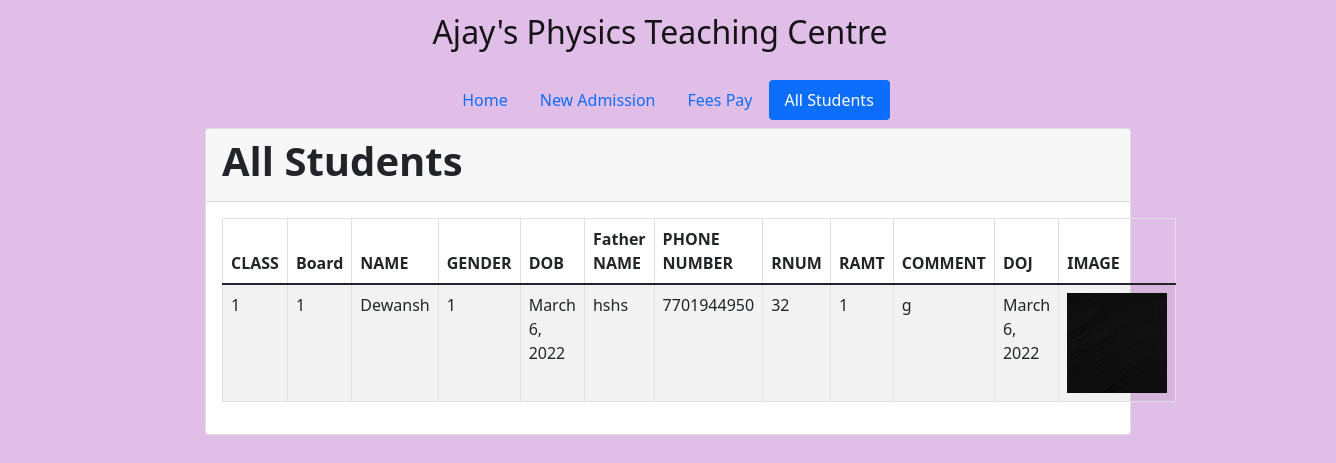
Page /allstudents/ on the earlier database version.
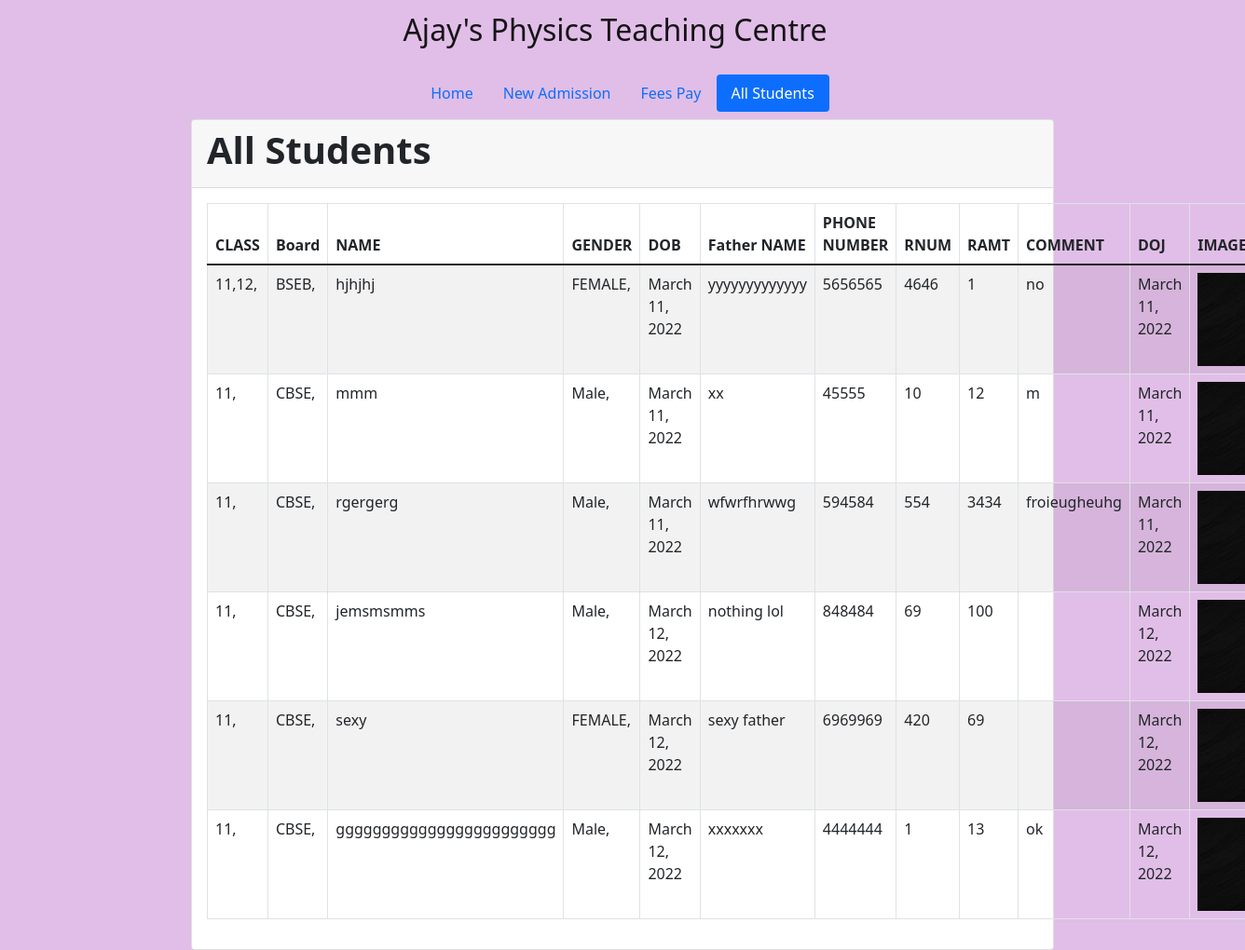
Same page on the later database version.
### student/models.py (models this page shows, shortened)
class students_detail(models.Model):
    GENDER_CHO= [
    ('Male', 'Male'),
    ('Female', 'Female'),
    ]
    sclass=models.CharField(max_length=120)
    board=models.CharField(max_length=120)
    name=models.CharField(max_length=50)
    gender=models.CharField(max_length=10)
    dob=models.DateField(auto_now_add=False, auto_now=False, blank=True)
    fname=models.CharField(max_length=50)
    phone=models.IntegerField()
    rnum=models.IntegerField()
    ramt=models.IntegerField()
    comment=models.CharField(max_length=100, null="True")
    doj=models.DateField(auto_now_add=True, auto_now=False, blank=True)
    image1=models.ImageField(null=True, blank=True, upload_to="images")

### aptc_app/views.py (the view)
# urls.py: path('', views.allstudents , name= 'allstudents')
def allstudents(request):
    detail_list= students_detail.objects.all()
    return render(request, "allstudents.html", {'detail_list': detail_list})

### templates/allstudents.html
{% extends 'base.html' %}
{% block content %}
<nav class="navbar navbar-light" >
    <div class="container-fluid justify-content-center">
        <ul class="nav nav-pills">
            <li class="nav-item">
              <a class="nav-link " href="/">Home</a>
            </li>
            <li class="nav-item">
                <a class="nav-link" href="/admission/">New Admission</a>
              </li>
            <li class="nav-item">
              <a class="nav-link" href="/fees/">Fees Pay</a>
            </li>
            <li class="nav-item">
              <a class="nav-link active" href="/allstudents/">All Students</a>
            </li>
          </ul>
    </div>
  </nav>
  <section class="section">
    <div class="container">
        <div class="row justify-content-center">
            <div class="col-md-10">
                <div class="card">
                    <div class="card-header">
                        <h1 class="fw-bold">All Students</h1>
                    </div>
                    <div class="card-body">
                        <table class="table table-bordered table-striped">
                            <thead>
                                <tr>
                                    <th>CLASS</th>
                                    <th>Board</th>
                                    <th>NAME</th>
                                    <th>GENDER</th>
                                    <th>DOB</th>
                                    <th>Father NAME</th>
                                    <th>PHONE NUMBER</th>
                                    <th>RNUM</th>
                                    <th>RAMT</th>
                                    <th>COMMENT</th>
                                    <th>DOJ</th>
                                    <th>IMAGE</th>
                                </tr>
                            </thead>
                            <tbody>
                                {% for detail in detail_list %}
                                    <tr>
                                        <td>{{ detail.sclass }} </td>
                                        <td>{{ detail.board }} </td>
                                        <td>{{ detail.name }} </td>
                                        <td>{{ detail.gender }} </td>
                                        <td>{{ detail.dob }} </td>
                                        <td>{{ detail.fname }} </td>
                                        <td>{{ detail.phone }} </td>
                                        <td>{{ detail.rnum }} </td>
                                        <td>{{ detail.ramt }} </td>
                                        <td>{{ detail.comment }} </td>
                                        <td>{{ detail.doj }} </td>
                                        {% if detail.image1 %}
                                            <td>
                                                <img src="{{ detail.image1.url }}" alt="" class="form-control-file" style="width:100px;height:100px;">
                                            </td>
                                        {% else %}
                                            <td>
                                                <img src="images/black.jpg" alt="" class="form-control-file" style="width:100px;height:100px;">
                                            </td>
                                        {% endif %}
                                    </tr>
                                {% endfor %}
                            </tbody>
                        </table>
                    </div>
                </div>
            </div>
        </div>
    </div>
</section>
{% endblock %}

### templates/base.html (shortened to what this page needs)
{% load static %}
<!DOCTYPE html>
<html lang="en">
<head>
    <link href="{% static 'css/style.css' %}" rel="stylesheet">
    <link href="{% static 'css/bootstrap.css' %}" rel="stylesheet">
</head>
<body class="background">
    <nav class="navbar navbar-light" >
        <div class="container-fluid justify-content-center">
          <span class="navbar-brand mb-0 h1 "><h2>Ajay's Physics Teaching Centre</h2></span>
        </div>
      </nav>
    {% block content %}  {% endblock %}
</body>
</html>

### static/css/style.css (style rules this page uses)
.navbar-light { background-color: #E1BEE7; }
.background { background-color: #E1BEE7; }

Differences in the rows shown:
removed students_detail: sclass "1", board "1", name "Dewansh", gender "1", dob "March 6, 2022", fname "hshs", phone "7701944950", rnum "32", ramt "1", comment "g", doj "March 6, 2022"
added students_detail: sclass "11,12,", board "BSEB,", name "hjhjhj", gender "FEMALE,", dob "March 11, 2022", fname "yyyyyyyyyyyyy", phone "5656565", rnum "4646", ramt "1", comment "no", doj "March 11, 2022"
added students_detail: sclass "11,", board "CBSE,", name "mmm", gender "Male,", dob "March 11, 2022", fname "xx", phone "45555", rnum "10", ramt "12", comment "m", doj "March 11, 2022"
added students_detail: sclass "11,", board "CBSE,", name "rgergerg", gender "Male,", dob "March 11, 2022", fname "wfwrfhrwwg", phone "594584", rnum "554", ramt "3434", comment "froieugheuhg", doj "March 11, 2022"
added students_detail: sclass "11,", board "CBSE,", name "jemsmsmms", gender "Male,", dob "March 12, 2022", fname "nothing lol", phone "848484", rnum "69", ramt "100", doj "March 12, 2022"
added students_detail: sclass "11,", board "CBSE,", name "sexy", gender "FEMALE,", dob "March 12, 2022", fname "sexy father", phone "6969969", rnum "420", ramt "69", doj "March 12, 2022"
added students_detail: sclass "11,", board "CBSE,", name "gggggggggggggggggggggggg", gender "Male,", dob "March 12, 2022", fname "xxxxxxx", phone "4444444", rnum "1", ramt "13", comment "ok", doj "March 12, 2022"
